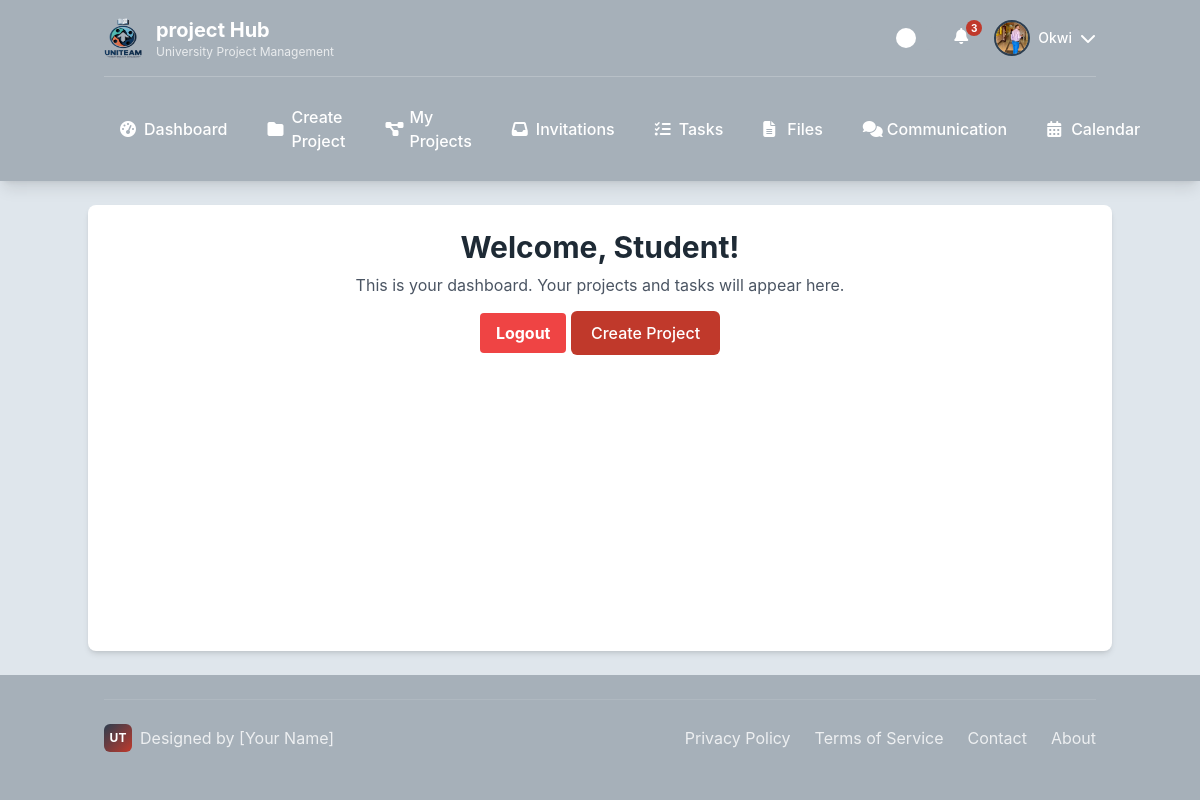
Screenshot of /accounts/dashboard/student/ (signed in) with the database file from the repository.
### users/models.py (models this page shows)
class CustomUser(AbstractUser):
    class Role(models.TextChoices):
        ADMIN = "ADMIN", "Admin"
        LECTURER = "LECTURER", "Lecturer"
        STUDENT = "STUDENT", "Student"
    role = models.CharField(max_length=50, choices=Role.choices)
    avatar = models.ImageField(upload_to='avatars/', null=True, blank=True)
    is_approved = models.BooleanField(default=True)
    phone_number = models.CharField(max_length=20, blank=True)
    def get_full_name(self):
        return f"{self.first_name} {self.last_name}"

### users/views.py (the view)
# urls.py: path('dashboard/student/', views.student_dashboard, name='student_dashboard'),
@login_required
@user_passes_test(is_student)
def student_dashboard(request):
    return render(request, 'base/base_student.html')

### users/views.py (called while the page is built)
def is_student(user):
    return user.is_authenticated and user.role == CustomUser.Role.STUDENT

### templates/base/base_student.html (shortened to what this page needs)
<!DOCTYPE html>
{% load static %}
<html lang="en">
<head>
    <script src="https://cdn.tailwindcss.com"></script>
    <link rel="stylesheet" href="https://cdnjs.cloudflare.com/ajax/libs/font-awesome/6.4.0/css/all.min.css">
    <link rel="stylesheet" href="{% static 'css/student_base.css' %}">
</head>
<body class="min-h-screen flex flex-col">
    <header class="header-bg text-white shadow-lg">
        <div class="container mx-auto px-4 py-4">
            <div class="flex justify-between items-center">
                <div class="logo-container">
                    <img src="{% static 'images/logo/uniteam_logo (1).png'%}" alt="UniTeam Logo" class="w-10 h-10 rounded-lg" onerror="this.style.display='none'; this.nextElementSibling.style.display='flex';">
                    <div>
                        <h1 class="text-xl font-bold">project Hub</h1>
                        <p class="text-xs opacity-75">University Project Management</p>
                    </div>
                </div>
                <div class="flex items-center space-x-4">
                    <div class="theme-toggle" id="themeToggle" title="Toggle Theme"></div>
                    {% if user.is_authenticated %}
                        <div class="relative cursor-pointer" id="notificationButton" title="Notifications">
                            <i class="fa-solid fa-bell w-6 h-6 text-white hover:text-accent-1 transition-colors"></i>
                            <span class="notification-badge">3</span>
                        </div>
                        <div class="profile-dropdown">
                            <div class="flex items-center gap-2 cursor-pointer" id="profileButton">
                                {% if user.avatar %}
                                    <img src="{{ user.avatar.url }}" alt="{{ user.username }}'s Avatar" class="profile-avatar object-cover">
                                {% else %}
                                    <div class="profile-avatar bg-accent-1 flex items-center justify-center text-white font-bold">
                                        {{ user.first_name.0|default:user.username.0|upper }}
                                    </div>
                                {% endif %}
                                <span class="hidden md:block text-sm font-medium">{{ user.first_name|default:user.username }}</span>
                                <i class="fa-solid fa-chevron-down w-4 h-4 transition-transform" id="profileArrow"></i>
                            </div>
                        </div>
                    {% else %}
                        <div class="flex items-center space-x-3">
                            <a href="#" class="btn btn-secondary">LOGIN</a>
                            <a href="#" class="btn btn-primary">REGISTER</a>
                        </div>
                    {% endif %}
                </div>
            </div>
            {% if user.is_authenticated %}
            <nav class="hidden md:block mt-4 pt-4 border-t border-white border-opacity-20">
                <div class="flex space-x-2">
                    <a href="{% url 'student_dashboard' %}" class="nav-link {% if request.resolver_match.url_name == 'dashboard' %}active{% endif %}">
                        <i class="fa-solid fa-gauge-high w-4 h-4"></i>
                        Dashboard
                    </a>
                    <a href="{% url 'create_project' %}" class="nav-link {% if request.resolver_match.url_name == 'projects' %}active{% endif %}">
                        <i class="fa-solid fa-folder w-4 h-4"></i>
                        Create Project
                    </a>
                    <a href="{% url 'my_projects' %}" class="nav-link {% if request.resolver_match.url_name == 'projects' %}active{% endif %}">
                        <i class="fa-solid fa-diagram-project w-4 h-4"></i>
                        My Projects
                    </a>
                    <a href="{% url 'view_invitations' %}" class="nav-link {% if request.resolver_match.url_name == 'invitations' %}active{% endif %}">
                        <i class="fa-solid fa-inbox w-4 h-4"></i>
                        Invitations
                    </a>
                    <a href="" class="nav-link {% if request.resolver_match.url_name == 'tasks' %}active{% endif %}">
                        <i class="fa-solid fa-list-check w-4 h-4"></i>
                        Tasks
                    </a>
                    <a href="#" class="nav-link {% if request.resolver_match.url_name == 'files' %}active{% endif %}">
                        <i class="fa-solid fa-file-lines w-4 h-4"></i>
                        Files
                    </a>
                    <a href="#" class="nav-link {% if request.resolver_match.url_name == 'communication' %}active{% endif %}">
                        <i class="fa-solid fa-comments w-4 h-4"></i>
                        Communication
                    </a>
                    <a href="#" class="nav-link {% if request.resolver_match.url_name == 'calendar' %}active{% endif %}">
                        <i class="fa-solid fa-calendar-days w-4 h-4"></i>
                        Calendar
                    </a>
                </div>
            </nav>
            {% endif %}
        </div>
    </header>
    <main class="flex-grow container mx-auto px-4 py-6 surface shadow-md my-6 rounded-lg">
        {% block content %}
        <div class="text-center">
            <h1 class="text-3xl font-bold">Welcome, Student!</h1>
            <p class="mt-2 text-gray-600">This is your dashboard. Your projects and tasks will appear here.</p>
            <a href="{% url 'logout' %}" class="mt-4 inline-block bg-red-500 text-white font-bold py-2 px-4 rounded hover:bg-red-700">Logout</a>
            <a href="{% url 'create_project' %}" class="btn btn-primary ml-auto">Create Project</a>
        </div>
        {% endblock %}
    </main>
    {% if user.is_authenticated %}
    <footer class="footer-bg text-white py-6 mt-auto">
        <div class="container mx-auto px-4">
            <div class="footer-content">
                <div class="personal-branding">
                    <div class="personal-logo">UT</div>
                    <span>Designed by [Your Name]</span>
                </div>
                <div class="footer-links">
                    <a href="#">Privacy Policy</a>
                    <a href="#">Terms of Service</a>
                    <a href="#">Contact</a>
                    <a href="#">About</a>
                </div>
            </div>
        </div>
    </footer>
    {% endif %}
</body>
</html>

### static/css/student_base.css (style rules this page uses)
:root { --light-gray: #DFE6EC; --dark-gray: #A6B0B9; --accent-1: #C0392B; --accent-2: #2C3E50; --text-dark: #1E2A35; --background: var(--light-gray); --surface: #ffffff; --header-bg: var(--dark-gray); --footer-bg: var(--dark-gray); }
body { background-color: var(--background); color: var(--text-dark); transition: all 0.3s ease; font-family: 'Inter', system-ui, -apple-system, sans-serif; }
.header-bg { background-color: var(--header-bg); }
.footer-bg { background-color: var(--footer-bg); }
.surface { background-color: var(--surface); }
.logo-container { display: flex; align-items: center; gap: 12px; }
.nav-link { position: relative; padding: 12px 16px; border-radius: 6px; transition: all 0.2s ease; font-weight: 500; display: flex; align-items: center; gap: 8px; }
.profile-dropdown { position: relative; }
.profile-avatar { width: 36px; height: 36px; border-radius: 50%; border: 2px solid var(--accent-2); cursor: pointer; transition: all 0.2s ease; }
.btn { display: inline-flex; align-items: center; gap: 6px; padding: 10px 20px; border-radius: 6px; font-weight: 500; text-decoration: none; transition: all 0.2s ease; cursor: pointer; border: none; }
.btn-primary { background-color: var(--accent-1); color: white; }
.theme-toggle { width: 44px; height: 24px; background-color: var(--dark-gray); border-radius: 12px; position: relative; cursor: pointer; transition: background-color 0.3s ease; }
.theme-toggle::before { content: ''; position: absolute; top: 2px; left: 2px; width: 20px; height: 20px; background-color: white; border-radius: 50%; transition: transform 0.3s ease; }
.footer-content { display: flex; justify-content: space-between; align-items: center; padding: 24px 0; border-top: 1px solid rgba(255,255,255,0.1); }
.footer-links { display: flex; gap: 24px; }
.footer-links a { color: rgba(255,255,255,0.8); text-decoration: none; transition: color 0.2s ease; }
.personal-branding { display: flex; align-items: center; gap: 8px; color: rgba(255,255,255,0.8); }
.personal-logo { width: 28px; height: 28px; background: linear-gradient(135deg, var(--accent-2), var(--accent-1)); border-radius: 6px; display: flex; align-items: center; justify-content: center; color: white; font-weight: bold; font-size: 12px; }
.notification-badge { position: absolute; top: -4px; right: -4px; background-color: var(--accent-1); color: white; font-size: 10px; font-weight: bold; border-radius: 10px; min-width: 16px; height: 16px; display: flex; align-items: center; justify-content: center; padding: 0 4px; }

### rows the page displays
CustomUser: avatar (picture), first_name "Okwi"
